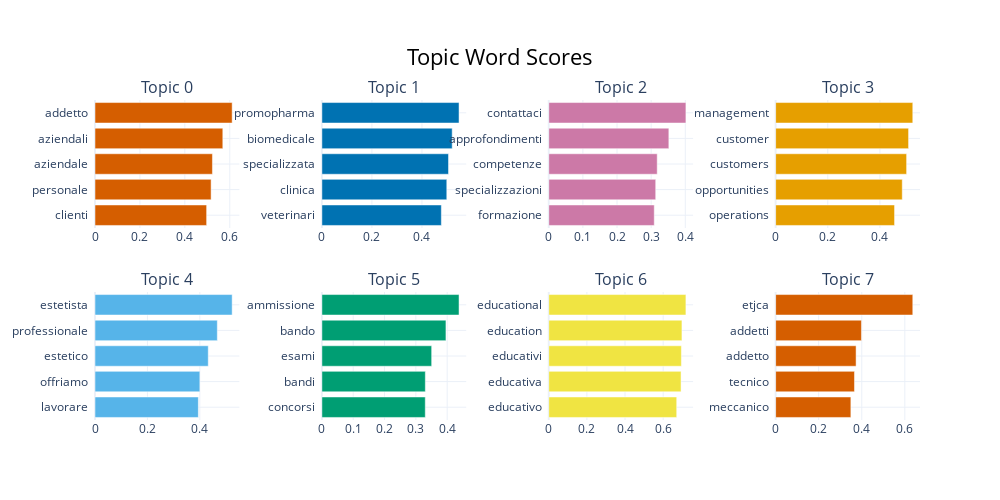
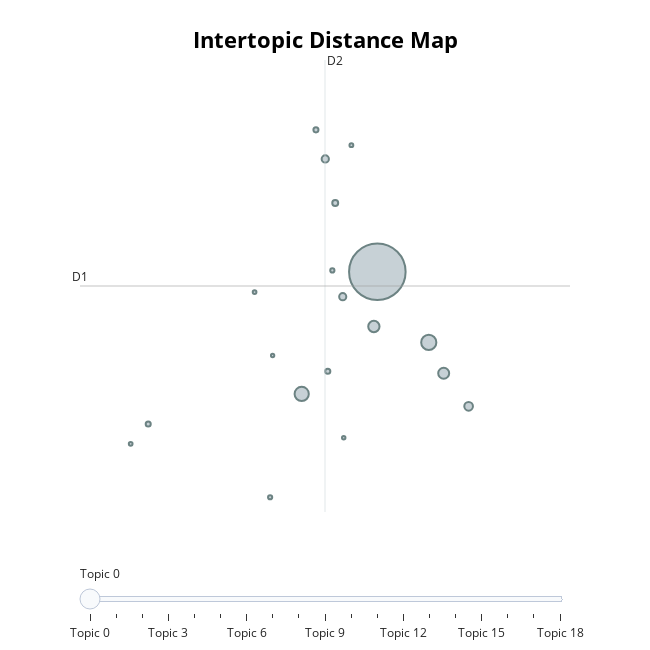
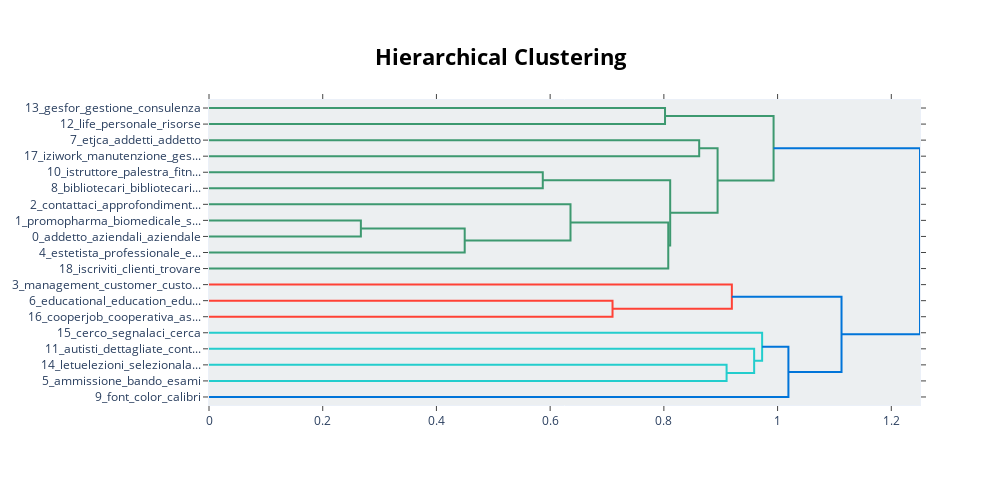

Notebook code cell kept with these figures, in order:
### Code cell
if bertopic_model:

    fig_barchart = bertopic_model.visualize_barchart(top_n_topics=8)
    fig_barchart.write_html(os.path.join(PLOTS_DIR, "bertopic_barchart.html"))
    fig_barchart.show()
    
    fig_topics = bertopic_model.visualize_topics()
    fig_topics.write_html(os.path.join(PLOTS_DIR, "bertopic_topics.html"))
    fig_topics.show()
    
    fig_hierarchy = bertopic_model.visualize_hierarchy()
    fig_hierarchy.write_html(os.path.join(PLOTS_DIR, "bertopic_hierarchy.html"))
    fig_hierarchy.show()

### Figure 1 — Plotly figure (JSON) as saved in the notebook; plotly's stock layout.template omitted (floating-point values rounded to 4 significant figures)
{"data": [{"marker": {"color": "#D55E00"}, "orientation": "h", "type": "bar", "x": [0.4971, 0.5169, 0.5229, 0.5691, 0.6107], "xaxis": "x", "y": ["clienti  ", "personale  ", "aziendale  ", "aziendali  ", "addetto  "], "yaxis": "y"}, {"marker": {"color": "#0072B2"}, "orientation": "h", "type": "bar", "x": [0.4775, 0.4993, 0.5062, 0.5208, 0.5482], "xaxis": "x2", "y": ["veterinari  ", "clinica  ", "specializzata  ", "biomedicale  ", "promopharma  "], "yaxis": "y2"}, {"marker": {"color": "#CC79A7"}, "orientation": "h", "type": "bar", "x": [0.3091, 0.3134, 0.3177, 0.3519, 0.4018], "xaxis": "x3", "y": ["formazione  ", "specializzazioni  ", "competenze  ", "approfondimenti  ", "contattaci  "], "yaxis": "y3"}, {"marker": {"color": "#E69F00"}, "orientation": "h", "type": "bar", "x": [0.4561, 0.4856, 0.5023, 0.5098, 0.5259], "xaxis": "x4", "y": ["operations  ", "opportunities  ", "customers  ", "customer  ", "management  "], "yaxis": "y4"}, {"marker": {"color": "#56B4E9"}, "orientation": "h", "type": "bar", "x": [0.3944, 0.4001, 0.4321, 0.4667, 0.5234], "xaxis": "x5", "y": ["lavorare  ", "offriamo  ", "estetico  ", "professionale  ", "estetista  "], "yaxis": "y5"}, {"marker": {"color": "#009E73"}, "orientation": "h", "type": "bar", "x": [0.3301, 0.3302, 0.3504, 0.396, 0.4378], "xaxis": "x6", "y": ["concorsi  ", "bandi  ", "esami  ", "bando  ", "ammissione  "], "yaxis": "y6"}, {"marker": {"color": "#F0E442"}, "orientation": "h", "type": "bar", "x": [0.671, 0.6937, 0.6954, 0.6984, 0.7192], "xaxis": "x7", "y": ["educativo  ", "educativa  ", "educativi  ", "education  ", "educational  "], "yaxis": "y7"}, {"marker": {"color": "#D55E00"}, "orientation": "h", "type": "bar", "x": [0.3494, 0.3662, 0.3737, 0.3985, 0.637], "xaxis": "x8", "y": ["meccanico  ", "tecnico  ", "addetto  ", "addetti  ", "etjca  "], "yaxis": "y8"}], "layout": {"annotations": [{"font": {"size": 16}, "showarrow": false, "text": "Topic 0", "x": 0.0875, "xanchor": "center", "xref": "paper", "y": 1, "yanchor": "bottom", "yref": "paper"}, {"font": {"size": 16}, "showarrow": false, "text": "Topic 1", "x": 0.3625, "xanchor": "center", "xref": "paper", "y": 1, "yanchor": "bottom", "yref": "paper"}, {"font": {"size": 16}, "showarrow": false, "text": "Topic 2", "x": 0.6375, "xanchor": "center", "xref": "paper", "y": 1, "yanchor": "bottom", "yref": "paper"}, {"font": {"size": 16}, "showarrow": false, "text": "Topic 3", "x": 0.9125, "xanchor": "center", "xref": "paper", "y": 1, "yanchor": "bottom", "yref": "paper"}, {"font": {"size": 16}, "showarrow": false, "text": "Topic 4", "x": 0.0875, "xanchor": "center", "xref": "paper", "y": 0.4, "yanchor": "bottom", "yref": "paper"}, {"font": {"size": 16}, "showarrow": false, "text": "Topic 5", "x": 0.3625, "xanchor": "center", "xref": "paper", "y": 0.4, "yanchor": "bottom", "yref": "paper"}, {"font": {"size": 16}, "showarrow": false, "text": "Topic 6", "x": 0.6375, "xanchor": "center", "xref": "paper", "y": 0.4, "yanchor": "bottom", "yref": "paper"}, {"font": {"size": 16}, "showarrow": false, "text": "Topic 7", "x": 0.9125, "xanchor": "center", "xref": "paper", "y": 0.4, "yanchor": "bottom", "yref": "paper"}], "height": 500, "hoverlabel": {"bgcolor": "white", "font": {"family": "Rockwell", "size": 16}}, "showlegend": false, "title": {"font": {"color": "Black", "size": 22}, "text": "Topic Word Scores", "x": 0.5, "xanchor": "center", "yanchor": "top"}, "width": 1000, "xaxis": {"anchor": "y", "domain": [0, 0.175], "showgrid": true}, "xaxis2": {"anchor": "y2", "domain": [0.275, 0.45], "showgrid": true}, "xaxis3": {"anchor": "y3", "domain": [0.55, 0.725], "showgrid": true}, "xaxis4": {"anchor": "y4", "domain": [0.825, 1], "showgrid": true}, "xaxis5": {"anchor": "y5", "domain": [0, 0.175], "showgrid": true}, "xaxis6": {"anchor": "y6", "domain": [0.275, 0.45], "showgrid": true}, "xaxis7": {"anchor": "y7", "domain": [0.55, 0.725], "showgrid": true}, "xaxis8": {"anchor": "y8", "domain": [0.825, 1], "showgrid": true}, "yaxis": {"anchor": "x", "domain": [0.6, 1], "showgrid": true}, "yaxis2": {"anchor": "x2", "domain": [0.6, 1], "showgrid": true}, "yaxis3": {"anchor": "x3", "domain": [0.6, 1], "showgrid": true}, "yaxis4": {"anchor": "x4", "domain": [0.6, 1], "showgrid": true}, "yaxis5": {"anchor": "x5", "domain": [0, 0.4], "showgrid": true}, "yaxis6": {"anchor": "x6", "domain": [0, 0.4], "showgrid": true}, "yaxis7": {"anchor": "x7", "domain": [0, 0.4], "showgrid": true}, "yaxis8": {"anchor": "x8", "domain": [0, 0.4], "showgrid": true}}}

### Figure 2 — Plotly figure (JSON) as saved in the notebook; plotly's stock layout.template omitted (floating-point values rounded to 4 significant figures)
{"data": [{"customdata": [[0, "addetto | aziendali | aziendale | personale | clienti", 11993], [1, "promopharma | biomedicale | specializzata | clinica | veterinari", 866], [2, "contattaci | approfondimenti | competenze | specializzazioni | formazione", 759], [3, "management | customer | customers | opportunities | operations", 478], [4, "estetista | professionale | estetico | offriamo | lavorare", 453], [5, "ammissione | bando | esami | bandi | concorsi", 282], [6, "educational | education | educativi | educativa | educativo", 198], [7, "etjca | addetti | addetto | tecnico | meccanico", 191], [8, "bibliotecari | bibliotecaria | bibliotecario | biblioteca | biblioteche", 132], [9, "font | color | calibri | sans | size", 100], [10, "istruttore | palestra | fitness | corsi | istruttrice", 96], [11, "autisti | dettagliate | contatti | iscriverti | contattare", 96], [12, "life | personale | risorse | spa | aziende", 67], [13, "gesfor | gestione | consulenza | organizzazione | committente", 66], [14, "letuelezioni | selezionala | lezioni | diventare | potrai", 55], [15, "cerco | segnalaci | cerca | contattaci | annunci", 52], [16, "cooperjob | cooperativa | assistenti | socioassistenziali | lavoriamo", 52], [17, "iziwork | manutenzione | gestire | elettromedicali | agenzia", 45], [18, "iscriviti | clienti | trovare | distributori | addetto", 42]], "hovertemplate": "<b>Topic %{customdata[0]}</b><br>%{customdata[1]}<br>Size: %{customdata[2]}", "legendgroup": "", "marker": {"color": "#B0BEC5", "line": {"color": "DarkSlateGrey", "width": 2}, "size": [11993, 866, 759, 478, 453, 282, 198, 191, 132, 100, 96, 96, 67, 66, 55, 52, 52, 45, 42], "sizemode": "area", "sizeref": 7.496, "symbol": "circle"}, "mode": "markers", "name": "", "orientation": "v", "showlegend": false, "type": "scatter", "x": [9.342, 10.16, 8.133, 9.287, 10.4, 10.8, 8.51, 8.789, 8.669, 8.55, 8.361, 5.68, 8.623, 7.629, 8.927, 5.4, 7.38, 8.805, 7.669], "xaxis": "x", "y": [3.336, 2.608, 2.077, 2.772, 2.29, 1.95, 4.498, 3.079, 4.045, 2.311, 4.798, 1.768, 3.35, 1.013, 4.64, 1.563, 3.127, 1.625, 2.473], "yaxis": "y"}], "layout": {"annotations": [{"showarrow": false, "text": "D1", "x": 4.59, "y": 3.189, "yshift": 10}, {"showarrow": false, "text": "D2", "x": 8.506, "xshift": 10, "y": 5.517}], "height": 650, "hoverlabel": {"bgcolor": "white", "font": {"family": "Rockwell", "size": 16}}, "legend": {"itemsizing": "constant", "tracegroupgap": 0}, "margin": {"t": 60}, "shapes": [{"line": {"color": "#CFD8DC", "width": 2}, "type": "line", "x0": 8.506, "x1": 8.506, "y0": 0.861, "y1": 5.517}, {"line": {"color": "#9E9E9E", "width": 2}, "type": "line", "x0": 4.59, "x1": 12.42, "y0": 3.189, "y1": 3.189}], "sliders": [{"active": 0, "pad": {"t": 50}, "steps": [{"args": [{"marker.color": [["red", "#B0BEC5", "#B0BEC5", "#B0BEC5", "#B0BEC5", "#B0BEC5", "#B0BEC5", "#B0BEC5", "#B0BEC5", "#B0BEC5", "#B0BEC5", "#B0BEC5", "#B0BEC5", "#B0BEC5", "#B0BEC5", "#B0BEC5", "#B0BEC5", "#B0BEC5", "#B0BEC5"]]}], "label": "Topic 0", "method": "update"}, {"args": [{"marker.color": [["#B0BEC5", "red", "#B0BEC5", "#B0BEC5", "#B0BEC5", "#B0BEC5", "#B0BEC5", "#B0BEC5", "#B0BEC5", "#B0BEC5", "#B0BEC5", "#B0BEC5", "#B0BEC5", "#B0BEC5", "#B0BEC5", "#B0BEC5", "#B0BEC5", "#B0BEC5", "#B0BEC5"]]}], "label": "Topic 1", "method": "update"}, {"args": [{"marker.color": [["#B0BEC5", "#B0BEC5", "red", "#B0BEC5", "#B0BEC5", "#B0BEC5", "#B0BEC5", "#B0BEC5", "#B0BEC5", "#B0BEC5", "#B0BEC5", "#B0BEC5", "#B0BEC5", "#B0BEC5", "#B0BEC5", "#B0BEC5", "#B0BEC5", "#B0BEC5", "#B0BEC5"]]}], "label": "Topic 2", "method": "update"}, {"args": [{"marker.color": [["#B0BEC5", "#B0BEC5", "#B0BEC5", "red", "#B0BEC5", "#B0BEC5", "#B0BEC5", "#B0BEC5", "#B0BEC5", "#B0BEC5", "#B0BEC5", "#B0BEC5", "#B0BEC5", "#B0BEC5", "#B0BEC5", "#B0BEC5", "#B0BEC5", "#B0BEC5", "#B0BEC5"]]}], "label": "Topic 3", "method": "update"}, {"args": [{"marker.color": [["#B0BEC5", "#B0BEC5", "#B0BEC5", "#B0BEC5", "red", "#B0BEC5", "#B0BEC5", "#B0BEC5", "#B0BEC5", "#B0BEC5", "#B0BEC5", "#B0BEC5", "#B0BEC5", "#B0BEC5", "#B0BEC5", "#B0BEC5", "#B0BEC5", "#B0BEC5", "#B0BEC5"]]}], "label": "Topic 4", "method": "update"}, {"args": [{"marker.color": [["#B0BEC5", "#B0BEC5", "#B0BEC5", "#B0BEC5", "#B0BEC5", "red", "#B0BEC5", "#B0BEC5", "#B0BEC5", "#B0BEC5", "#B0BEC5", "#B0BEC5", "#B0BEC5", "#B0BEC5", "#B0BEC5", "#B0BEC5", "#B0BEC5", "#B0BEC5", "#B0BEC5"]]}], "label": "Topic 5", "method": "update"}, {"args": [{"marker.color": [["#B0BEC5", "#B0BEC5", "#B0BEC5", "#B0BEC5", "#B0BEC5", "#B0BEC5", "red", "#B0BEC5", "#B0BEC5", "#B0BEC5", "#B0BEC5", "#B0BEC5", "#B0BEC5", "#B0BEC5", "#B0BEC5", "#B0BEC5", "#B0BEC5", "#B0BEC5", "#B0BEC5"]]}], "label": "Topic 6", "method": "update"}, {"args": [{"marker.color": [["#B0BEC5", "#B0BEC5", "#B0BEC5", "#B0BEC5", "#B0BEC5", "#B0BEC5", "#B0BEC5", "red", "#B0BEC5", "#B0BEC5", "#B0BEC5", "#B0BEC5", "#B0BEC5", "#B0BEC5", "#B0BEC5", "#B0BEC5", "#B0BEC5", "#B0BEC5", "#B0BEC5"]]}], "label": "Topic 7", "method": "update"}, {"args": [{"marker.color": [["#B0BEC5", "#B0BEC5", "#B0BEC5", "#B0BEC5", "#B0BEC5", "#B0BEC5", "#B0BEC5", "#B0BEC5", "red", "#B0BEC5", "#B0BEC5", "#B0BEC5", "#B0BEC5", "#B0BEC5", "#B0BEC5", "#B0BEC5", "#B0BEC5", "#B0BEC5", "#B0BEC5"]]}], "label": "Topic 8", "method": "update"}, {"args": [{"marker.color": [["#B0BEC5", "#B0BEC5", "#B0BEC5", "#B0BEC5", "#B0BEC5", "#B0BEC5", "#B0BEC5", "#B0BEC5", "#B0BEC5", "red", "#B0BEC5", "#B0BEC5", "#B0BEC5", "#B0BEC5", "#B0BEC5", "#B0BEC5", "#B0BEC5", "#B0BEC5", "#B0BEC5"]]}], "label": "Topic 9", "method": "update"}, {"args": [{"marker.color": [["#B0BEC5", "#B0BEC5", "#B0BEC5", "#B0BEC5", "#B0BEC5", "#B0BEC5", "#B0BEC5", "#B0BEC5", "#B0BEC5", "#B0BEC5", "red", "#B0BEC5", "#B0BEC5", "#B0BEC5", "#B0BEC5", "#B0BEC5", "#B0BEC5", "#B0BEC5", "#B0BEC5"]]}], "label": "Topic 10", "method": "update"}, {"args": [{"marker.color": [["#B0BEC5", "#B0BEC5", "#B0BEC5", "#B0BEC5", "#B0BEC5", "#B0BEC5", "#B0BEC5", "#B0BEC5", "#B0BEC5", "#B0BEC5", "#B0BEC5", "red", "#B0BEC5", "#B0BEC5", "#B0BEC5", "#B0BEC5", "#B0BEC5", "#B0BEC5", "#B0BEC5"]]}], "label": "Topic 11", "method": "update"}, {"args": [{"marker.color": [["#B0BEC5", "#B0BEC5", "#B0BEC5", "#B0BEC5", "#B0BEC5", "#B0BEC5", "#B0BEC5", "#B0BEC5", "#B0BEC5", "#B0BEC5", "#B0BEC5", "#B0BEC5", "red", "#B0BEC5", "#B0BEC5", "#B0BEC5", "#B0BEC5", "#B0BEC5", "#B0BEC5"]]}], "label": "Topic 12", "method": "update"}, {"args": [{"marker.color": [["#B0BEC5", "#B0BEC5", "#B0BEC5", "#B0BEC5", "#B0BEC5", "#B0BEC5", "#B0BEC5", "#B0BEC5", "#B0BEC5", "#B0BEC5", "#B0BEC5", "#B0BEC5", "#B0BEC5", "red", "#B0BEC5", "#B0BEC5", "#B0BEC5", "#B0BEC5", "#B0BEC5"]]}], "label": "Topic 13", "method": "update"}, {"args": [{"marker.color": [["#B0BEC5", "#B0BEC5", "#B0BEC5", "#B0BEC5", "#B0BEC5", "#B0BEC5", "#B0BEC5", "#B0BEC5", "#B0BEC5", "#B0BEC5", "#B0BEC5", "#B0BEC5", "#B0BEC5", "#B0BEC5", "red", "#B0BEC5", "#B0BEC5", "#B0BEC5", "#B0BEC5"]]}], "label": "Topic 14", "method": "update"}, {"args": [{"marker.color": [["#B0BEC5", "#B0BEC5", "#B0BEC5", "#B0BEC5", "#B0BEC5", "#B0BEC5", "#B0BEC5", "#B0BEC5", "#B0BEC5", "#B0BEC5", "#B0BEC5", "#B0BEC5", "#B0BEC5", "#B0BEC5", "#B0BEC5", "red", "#B0BEC5", "#B0BEC5", "#B0BEC5"]]}], "label": "Topic 15", "method": "update"}, {"args": [{"marker.color": [["#B0BEC5", "#B0BEC5", "#B0BEC5", "#B0BEC5", "#B0BEC5", "#B0BEC5", "#B0BEC5", "#B0BEC5", "#B0BEC5", "#B0BEC5", "#B0BEC5", "#B0BEC5", "#B0BEC5", "#B0BEC5", "#B0BEC5", "#B0BEC5", "red", "#B0BEC5", "#B0BEC5"]]}], "label": "Topic 16", "method": "update"}, {"args": [{"marker.color": [["#B0BEC5", "#B0BEC5", "#B0BEC5", "#B0BEC5", "#B0BEC5", "#B0BEC5", "#B0BEC5", "#B0BEC5", "#B0BEC5", "#B0BEC5", "#B0BEC5", "#B0BEC5", "#B0BEC5", "#B0BEC5", "#B0BEC5", "#B0BEC5", "#B0BEC5", "red", "#B0BEC5"]]}], "label": "Topic 17", "method": "update"}, {"args": [{"marker.color": [["#B0BEC5", "#B0BEC5", "#B0BEC5", "#B0BEC5", "#B0BEC5", "#B0BEC5", "#B0BEC5", "#B0BEC5", "#B0BEC5", "#B0BEC5", "#B0BEC5", "#B0BEC5", "#B0BEC5", "#B0BEC5", "#B0BEC5", "#B0BEC5", "#B0BEC5", "#B0BEC5", "red"]]}], "label": "Topic 18", "method": "update"}]}], "title": {"font": {"color": "Black", "size": 22}, "text": "<b>Intertopic Distance Map</b>", "x": 0.5, "xanchor": "center", "y": 0.95, "yanchor": "top"}, "width": 650, "xaxis": {"anchor": "y", "domain": [0, 1], "range": [4.59, 12.42], "title": {"text": ""}, "visible": false}, "yaxis": {"anchor": "x", "domain": [0, 1], "range": [0.861, 5.517], "title": {"text": ""}, "visible": false}}}

### Figure 3 — Plotly figure (JSON) as saved in the notebook; plotly's stock layout.template omitted (floating-point values rounded to 4 significant figures)
{"data": [{"hoverinfo": "text", "marker": {"color": "rgb(61,153,112)"}, "mode": "lines", "type": "scatter", "x": [0.0, 0.802, 0.802, 0.0], "xaxis": "x", "y": [-5.0, -5.0, -15.0, -15.0], "yaxis": "y"}, {"hoverinfo": "text", "marker": {"color": "rgb(61,153,112)"}, "mode": "lines", "type": "scatter", "x": [0.0, 0.8621, 0.8621, 0.0], "xaxis": "x", "y": [-25.0, -25.0, -35.0, -35.0], "yaxis": "y"}, {"hoverinfo": "text", "marker": {"color": "rgb(61,153,112)"}, "mode": "lines", "type": "scatter", "x": [0.0, 0.587, 0.587, 0.0], "xaxis": "x", "y": [-45.0, -45.0, -55.0, -55.0], "yaxis": "y"}, {"hoverinfo": "text", "marker": {"color": "rgb(61,153,112)"}, "mode": "lines", "type": "scatter", "x": [0.0, 0.2671, 0.2671, 0.0], "xaxis": "x", "y": [-75.0, -75.0, -85.0, -85.0], "yaxis": "y"}, {"hoverinfo": "text", "marker": {"color": "rgb(61,153,112)"}, "mode": "lines", "type": "scatter", "x": [0.2671, 0.4497, 0.4497, 0.0], "xaxis": "x", "y": [-80.0, -80.0, -95.0, -95.0], "yaxis": "y"}, {"hoverinfo": "text", "marker": {"color": "rgb(61,153,112)"}, "mode": "lines", "type": "scatter", "x": [0.0, 0.6358, 0.6358, 0.4497], "xaxis": "x", "y": [-65.0, -65.0, -87.5, -87.5], "yaxis": "y"}, {"hoverinfo": "text", "marker": {"color": "rgb(61,153,112)"}, "mode": "lines", "type": "scatter", "x": [0.6358, 0.8077, 0.8077, 0.0], "xaxis": "x", "y": [-76.25, -76.25, -105.0, -105.0], "yaxis": "y"}, {"hoverinfo": "text", "marker": {"color": "rgb(61,153,112)"}, "mode": "lines", "type": "scatter", "x": [0.587, 0.8111, 0.8111, 0.8077], "xaxis": "x", "y": [-50.0, -50.0, -90.62, -90.62], "yaxis": "y"}, {"hoverinfo": "text", "marker": {"color": "rgb(61,153,112)"}, "mode": "lines", "type": "scatter", "x": [0.8621, 0.8945, 0.8945, 0.8111], "xaxis": "x", "y": [-30.0, -30.0, -70.31, -70.31], "yaxis": "y"}, {"hoverinfo": "text", "marker": {"color": "rgb(61,153,112)"}, "mode": "lines", "type": "scatter", "x": [0.802, 0.993, 0.993, 0.8945], "xaxis": "x", "y": [-10.0, -10.0, -50.16, -50.16], "yaxis": "y"}, {"hoverinfo": "text", "marker": {"color": "rgb(255,65,54)"}, "mode": "lines", "type": "scatter", "x": [0.0, 0.7097, 0.7097, 0.0], "xaxis": "x", "y": [-125.0, -125.0, -135.0, -135.0], "yaxis": "y"}, {"hoverinfo": "text", "marker": {"color": "rgb(255,65,54)"}, "mode": "lines", "type": "scatter", "x": [0.0, 0.9196, 0.9196, 0.7097], "xaxis": "x", "y": [-115.0, -115.0, -130.0, -130.0], "yaxis": "y"}, {"hoverinfo": "text", "marker": {"color": "rgb(35,205,205)"}, "mode": "lines", "type": "scatter", "x": [0.0, 0.9103, 0.9103, 0.0], "xaxis": "x", "y": [-165.0, -165.0, -175.0, -175.0], "yaxis": "y"}, {"hoverinfo": "text", "marker": {"color": "rgb(35,205,205)"}, "mode": "lines", "type": "scatter", "x": [0.0, 0.9588, 0.9588, 0.9103], "xaxis": "x", "y": [-155.0, -155.0, -170.0, -170.0], "yaxis": "y"}, {"hoverinfo": "text", "marker": {"color": "rgb(35,205,205)"}, "mode": "lines", "type": "scatter", "x": [0.0, 0.9728, 0.9728, 0.9588], "xaxis": "x", "y": [-145.0, -145.0, -162.5, -162.5], "yaxis": "y"}, {"hoverinfo": "text", "marker": {"color": "rgb(0,116,217)"}, "mode": "lines", "type": "scatter", "x": [0.9728, 1.019, 1.019, 0.0], "xaxis": "x", "y": [-153.8, -153.8, -185.0, -185.0], "yaxis": "y"}, {"hoverinfo": "text", "marker": {"color": "rgb(0,116,217)"}, "mode": "lines", "type": "scatter", "x": [0.9196, 1.112, 1.112, 1.019], "xaxis": "x", "y": [-122.5, -122.5, -169.4, -169.4], "yaxis": "y"}, {"hoverinfo": "text", "marker": {"color": "rgb(0,116,217)"}, "mode": "lines", "type": "scatter", "x": [0.993, 1.25, 1.25, 1.112], "xaxis": "x", "y": [-30.08, -30.08, -145.9, -145.9], "yaxis": "y"}], "layout": {"autosize": false, "height": 485, "hoverlabel": {"bgcolor": "white", "font": {"family": "Rockwell", "size": 16}}, "hovermode": "closest", "plot_bgcolor": "#ECEFF1", "showlegend": false, "title": {"font": {"color": "Black", "size": 22}, "text": "<b>Hierarchical Clustering</b>", "x": 0.5, "xanchor": "center", "yanchor": "top"}, "width": 1000, "xaxis": {"mirror": "allticks", "rangemode": "tozero", "showgrid": false, "showline": true, "showticklabels": true, "ticks": "outside", "type": "linear", "zeroline": false}, "yaxis": {"mirror": "allticks", "range": [-190, 0], "rangemode": "tozero", "showgrid": false, "showline": true, "showticklabels": true, "tickmode": "array", "ticks": "outside", "ticktext": ["13_gesfor_gestione_consulenza", "12_life_personale_risorse", "7_etjca_addetti_addetto", "17_iziwork_manutenzione_ges...", "10_istruttore_palestra_fitn...", "8_bibliotecari_bibliotecari...", "2_contattaci_approfondiment...", "1_promopharma_biomedicale_s...", "0_addetto_aziendali_aziendale", "4_estetista_professionale_e...", "18_iscriviti_clienti_trovare", "3_management_customer_custo...", "6_educational_education_edu...", "16_cooperjob_cooperativa_as...", "15_cerco_segnalaci_cerca", "11_autisti_dettagliate_cont...", "14_letuelezioni_selezionala...", "5_ammissione_bando_esami", "9_font_color_calibri"], "tickvals": [-5, -15, -25, -35, -45, -55, -65, -75, -85, -95, -105, -115, -125, -135, -145, -155, -165, -175, -185], "type": "linear", "zeroline": false}}}
